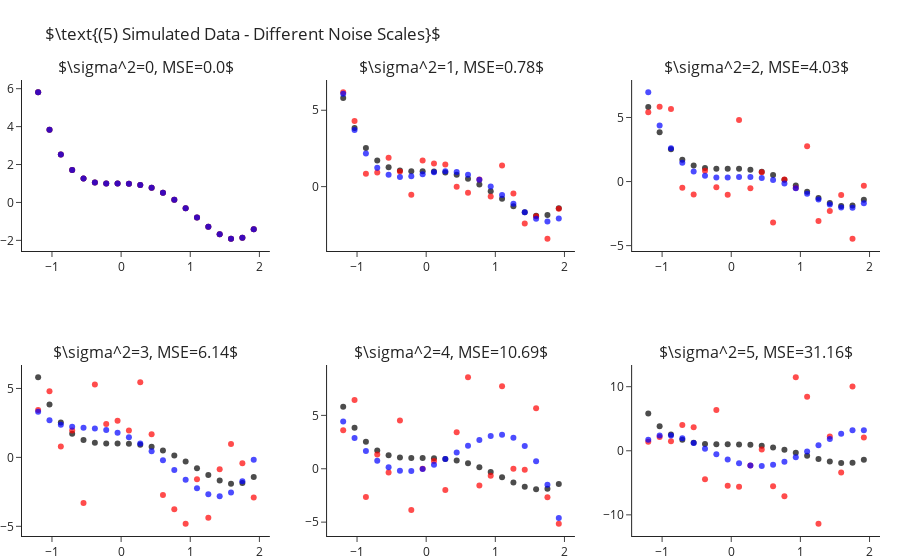

This figure's notebook cell:
### Markdown cell above
How is it that we are able to fit "better" models for $k$s larger than the true one? As we increase $k$ we enable the model
more "degrees of freedom" to try and adapt itself to the observed data. The higher $k$ the more the learner will "go after
the noise" and miss the real signal of the data. In other words, what we have just observed is what is known as **overfitting**.

Later in the course we will learn methods for detection and avoidance of overfitting.


## Fitting Polynomial Over Different Sample Noise Levels

Next, let us set $k=4$ (the true values) and study the outputted models when training over different noise levels. Though
we will only be changing the scale of the noise (i.e. the variance, $\sigma^2$), changing other properties such as its
distribution is interesting too. As we would expect, as we increase the scale of the noise our error increases. We can
observe this also in a visual manner, where the fitted polynomial (in blue) less and less resembles the actual model (in black).

### Code cell
scales = range(6)
fig = make_subplots(2, 3, subplot_titles=list(map(str, scales)))
for i, s in enumerate(scales):
    r,c = i//3+1, i%3+1
    
    y = y_ + np.random.normal(scale=s, size=len(y_))
    y_hat = make_pipeline(PolynomialFeatures(4), LinearRegression(fit_intercept=False)).fit(X, y).predict(X)

    fig.add_traces([go.Scatter(x=x, y=y_, mode="markers", name="Real Points",  marker=dict(color="black", opacity=.7), showlegend=False),
                    go.Scatter(x=x, y=y, mode="markers", name="Observed Points",  marker=dict(color="red", opacity=.7), showlegend=False),
                    go.Scatter(x=x, y=y_hat, mode="markers", name="Predicted Points",  marker=dict(color="blue", opacity=.7), showlegend=False)], rows=r, cols=c)
    fig["layout"]["annotations"][i]["text"] = rf"$\sigma^2={{0}}, MSE={{1}}$".format(s, round(np.mean((y-y_hat)**2), 2))

fig.update_layout(title=r"$\text{(5) Simulated Data - Different Noise Scales}$", margin=dict(t=80)).show()

### Figure 1 — Plotly figure (JSON) as saved in the notebook; plotly's stock layout.template omitted (floating-point values rounded to 4 significant figures)
{"data": [{"marker": {"color": "black", "opacity": 0.7}, "mode": "markers", "name": "Real Points", "showlegend": false, "type": "scatter", "x": [-1.2, -1.036, -0.8718, -0.7077, -0.5436, -0.3795, -0.2154, -0.05128, 0.1128, 0.2769, 0.441, 0.6051, 0.7692, 0.9333, 1.097, 1.262, 1.426, 1.59, 1.754, 1.918], "xaxis": "x", "y": [5.81, 3.838, 2.523, 1.709, 1.261, 1.058, 0.9989, 0.999, 0.9909, 0.9251, 0.769, 0.5078, 0.1439, -0.3028, -0.7951, -1.278, -1.68, -1.912, -1.866, -1.418], "yaxis": "y"}, {"marker": {"color": "red", "opacity": 0.7}, "mode": "markers", "name": "Observed Points", "showlegend": false, "type": "scatter", "x": [-1.2, -1.036, -0.8718, -0.7077, -0.5436, -0.3795, -0.2154, -0.05128, 0.1128, 0.2769, 0.441, 0.6051, 0.7692, 0.9333, 1.097, 1.262, 1.426, 1.59, 1.754, 1.918], "xaxis": "x", "y": [5.81, 3.838, 2.523, 1.709, 1.261, 1.058, 0.9989, 0.999, 0.9909, 0.9251, 0.769, 0.5078, 0.1439, -0.3028, -0.7951, -1.278, -1.68, -1.912, -1.866, -1.418], "yaxis": "y"}, {"marker": {"color": "blue", "opacity": 0.7}, "mode": "markers", "name": "Predicted Points", "showlegend": false, "type": "scatter", "x": [-1.2, -1.036, -0.8718, -0.7077, -0.5436, -0.3795, -0.2154, -0.05128, 0.1128, 0.2769, 0.441, 0.6051, 0.7692, 0.9333, 1.097, 1.262, 1.426, 1.59, 1.754, 1.918], "xaxis": "x", "y": [5.81, 3.838, 2.523, 1.709, 1.261, 1.058, 0.9989, 0.999, 0.9909, 0.9251, 0.769, 0.5078, 0.1439, -0.3028, -0.7951, -1.278, -1.68, -1.912, -1.866, -1.418], "yaxis": "y"}, {"marker": {"color": "black", "opacity": 0.7}, "mode": "markers", "name": "Real Points", "showlegend": false, "type": "scatter", "x": [-1.2, -1.036, -0.8718, -0.7077, -0.5436, -0.3795, -0.2154, -0.05128, 0.1128, 0.2769, 0.441, 0.6051, 0.7692, 0.9333, 1.097, 1.262, 1.426, 1.59, 1.754, 1.918], "xaxis": "x2", "y": [5.81, 3.838, 2.523, 1.709, 1.261, 1.058, 0.9989, 0.999, 0.9909, 0.9251, 0.769, 0.5078, 0.1439, -0.3028, -0.7951, -1.278, -1.68, -1.912, -1.866, -1.418], "yaxis": "y2"}, {"marker": {"color": "red", "opacity": 0.7}, "mode": "markers", "name": "Observed Points", "showlegend": false, "type": "scatter", "x": [-1.2, -1.036, -0.8718, -0.7077, -0.5436, -0.3795, -0.2154, -0.05128, 0.1128, 0.2769, 0.441, 0.6051, 0.7692, 0.9333, 1.097, 1.262, 1.426, 1.59, 1.754, 1.918], "xaxis": "x2", "y": [6.175, 4.302, 0.8417, 0.9193, 1.895, 0.9839, -0.5263, 1.714, 1.515, 1.446, -0.006217, -0.4084, 0.4699, -0.65, 1.379, -0.4458, -2.419, -1.947, -3.41, -1.445], "yaxis": "y2"}, {"marker": {"color": "blue", "opacity": 0.7}, "mode": "markers", "name": "Predicted Points", "showlegend": false, "type": "scatter", "x": [-1.2, -1.036, -0.8718, -0.7077, -0.5436, -0.3795, -0.2154, -0.05128, 0.1128, 0.2769, 0.441, 0.6051, 0.7692, 0.9333, 1.097, 1.262, 1.426, 1.59, 1.754, 1.918], "xaxis": "x2", "y": [6.078, 3.715, 2.163, 1.239, 0.776, 0.6297, 0.6747, 0.8054, 0.9366, 1.003, 0.9579, 0.7768, 0.4535, 0.002202, -0.543, -1.128, -1.679, -2.103, -2.284, -2.091], "yaxis": "y2"}, {"marker": {"color": "black", "opacity": 0.7}, "mode": "markers", "name": "Real Points", "showlegend": false, "type": "scatter", "x": [-1.2, -1.036, -0.8718, -0.7077, -0.5436, -0.3795, -0.2154, -0.05128, 0.1128, 0.2769, 0.441, 0.6051, 0.7692, 0.9333, 1.097, 1.262, 1.426, 1.59, 1.754, 1.918], "xaxis": "x3", "y": [5.81, 3.838, 2.523, 1.709, 1.261, 1.058, 0.9989, 0.999, 0.9909, 0.9251, 0.769, 0.5078, 0.1439, -0.3028, -0.7951, -1.278, -1.68, -1.912, -1.866, -1.418], "yaxis": "y3"}, {"marker": {"color": "red", "opacity": 0.7}, "mode": "markers", "name": "Observed Points", "showlegend": false, "type": "scatter", "x": [-1.2, -1.036, -0.8718, -0.7077, -0.5436, -0.3795, -0.2154, -0.05128, 0.1128, 0.2769, 0.441, 0.6051, 0.7692, 0.9333, 1.097, 1.262, 1.426, 1.59, 1.754, 1.918], "xaxis": "x3", "y": [5.4, 5.829, 5.666, -0.4767, -1.01, 0.8459, -0.4367, -1.029, 4.794, -0.5204, 0.7192, -3.187, 0.1677, -0.5057, 2.757, -3.073, -2.301, -1.048, -4.461, -0.3291], "yaxis": "y3"}, {"marker": {"color": "blue", "opacity": 0.7}, "mode": "markers", "name": "Predicted Points", "showlegend": false, "type": "scatter", "x": [-1.2, -1.036, -0.8718, -0.7077, -0.5436, -0.3795, -0.2154, -0.05128, 0.1128, 0.2769, 0.441, 0.6051, 0.7692, 0.9333, 1.097, 1.262, 1.426, 1.59, 1.754, 1.918], "xaxis": "x3", "y": [6.966, 4.384, 2.606, 1.458, 0.7827, 0.4438, 0.322, 0.3171, 0.3476, 0.3504, 0.2812, 0.1143, -0.1575, -0.5227, -0.951, -1.394, -1.784, -2.035, -2.043, -1.684], "yaxis": "y3"}, {"marker": {"color": "black", "opacity": 0.7}, "mode": "markers", "name": "Real Points", "showlegend": false, "type": "scatter", "x": [-1.2, -1.036, -0.8718, -0.7077, -0.5436, -0.3795, -0.2154, -0.05128, 0.1128, 0.2769, 0.441, 0.6051, 0.7692, 0.9333, 1.097, 1.262, 1.426, 1.59, 1.754, 1.918], "xaxis": "x4", "y": [5.81, 3.838, 2.523, 1.709, 1.261, 1.058, 0.9989, 0.999, 0.9909, 0.9251, 0.769, 0.5078, 0.1439, -0.3028, -0.7951, -1.278, -1.68, -1.912, -1.866, -1.418], "yaxis": "y4"}, {"marker": {"color": "red", "opacity": 0.7}, "mode": "markers", "name": "Observed Points", "showlegend": false, "type": "scatter", "x": [-1.2, -1.036, -0.8718, -0.7077, -0.5436, -0.3795, -0.2154, -0.05128, 0.1128, 0.2769, 0.441, 0.6051, 0.7692, 0.9333, 1.097, 1.262, 1.426, 1.59, 1.754, 1.918], "xaxis": "x4", "y": [3.432, 4.793, 0.7819, 1.956, -3.303, 5.285, 2.417, 2.662, 1.958, 5.459, 1.677, -2.719, -3.76, -4.81, -1.579, -4.383, -0.8653, 0.9743, -0.4175, -2.917], "yaxis": "y4"}, {"marker": {"color": "blue", "opacity": 0.7}, "mode": "markers", "name": "Predicted Points", "showlegend": false, "type": "scatter", "x": [-1.2, -1.036, -0.8718, -0.7077, -0.5436, -0.3795, -0.2154, -0.05128, 0.1128, 0.2769, 0.441, 0.6051, 0.7692, 0.9333, 1.097, 1.262, 1.426, 1.59, 1.754, 1.918], "xaxis": "x4", "y": [3.313, 2.701, 2.375, 2.224, 2.156, 2.097, 1.986, 1.782, 1.46, 1.012, 0.4462, -0.2119, -0.9198, -1.619, -2.232, -2.667, -2.814, -2.547, -1.722, -0.1784], "yaxis": "y4"}, {"marker": {"color": "black", "opacity": 0.7}, "mode": "markers", "name": "Real Points", "showlegend": false, "type": "scatter", "x": [-1.2, -1.036, -0.8718, -0.7077, -0.5436, -0.3795, -0.2154, -0.05128, 0.1128, 0.2769, 0.441, 0.6051, 0.7692, 0.9333, 1.097, 1.262, 1.426, 1.59, 1.754, 1.918], "xaxis": "x5", "y": [5.81, 3.838, 2.523, 1.709, 1.261, 1.058, 0.9989, 0.999, 0.9909, 0.9251, 0.769, 0.5078, 0.1439, -0.3028, -0.7951, -1.278, -1.68, -1.912, -1.866, -1.418], "yaxis": "y5"}, {"marker": {"color": "red", "opacity": 0.7}, "mode": "markers", "name": "Observed Points", "showlegend": false, "type": "scatter", "x": [-1.2, -1.036, -0.8718, -0.7077, -0.5436, -0.3795, -0.2154, -0.05128, 0.1128, 0.2769, 0.441, 0.6051, 0.7692, 0.9333, 1.097, 1.262, 1.426, 1.59, 1.754, 1.918], "xaxis": "x5", "y": [3.602, 6.449, -2.646, 1.327, -0.3559, 4.532, -3.861, 0.01162, 0.7321, -1.999, 3.413, 8.569, -1.567, -0.6605, 7.736, -0.004781, -0.1011, 5.664, -2.664, -5.147], "yaxis": "y5"}, {"marker": {"color": "blue", "opacity": 0.7}, "mode": "markers", "name": "Predicted Points", "showlegend": false, "type": "scatter", "x": [-1.2, -1.036, -0.8718, -0.7077, -0.5436, -0.3795, -0.2154, -0.05128, 0.1128, 0.2769, 0.441, 0.6051, 0.7692, 0.9333, 1.097, 1.262, 1.426, 1.59, 1.754, 1.918], "xaxis": "x5", "y": [4.422, 2.886, 1.657, 0.7416, 0.1356, -0.1751, -0.2138, -0.01428, 0.3804, 0.917, 1.533, 2.155, 2.701, 3.078, 3.184, 2.907, 2.126, 0.7083, -1.487, -4.612], "yaxis": "y5"}, {"marker": {"color": "black", "opacity": 0.7}, "mode": "markers", "name": "Real Points", "showlegend": false, "type": "scatter", "x": [-1.2, -1.036, -0.8718, -0.7077, -0.5436, -0.3795, -0.2154, -0.05128, 0.1128, 0.2769, 0.441, 0.6051, 0.7692, 0.9333, 1.097, 1.262, 1.426, 1.59, 1.754, 1.918], "xaxis": "x6", "y": [5.81, 3.838, 2.523, 1.709, 1.261, 1.058, 0.9989, 0.999, 0.9909, 0.9251, 0.769, 0.5078, 0.1439, -0.3028, -0.7951, -1.278, -1.68, -1.912, -1.866, -1.418], "yaxis": "y6"}, {"marker": {"color": "red", "opacity": 0.7}, "mode": "markers", "name": "Observed Points", "showlegend": false, "type": "scatter", "x": [-1.2, -1.036, -0.8718, -0.7077, -0.5436, -0.3795, -0.2154, -0.05128, 0.1128, 0.2769, 0.441, 0.6051, 0.7692, 0.9333, 1.097, 1.262, 1.426, 1.59, 1.754, 1.918], "xaxis": "x6", "y": [1.4, 2.15, 1.477, 4.009, 3.655, -4.433, 6.353, -5.468, -5.62, -2.313, 0.1826, -5.537, -7.115, 11.47, 8.437, -11.38, 2.242, -3.396, 10.05, 2.064], "yaxis": "y6"}, {"marker": {"color": "blue", "opacity": 0.7}, "mode": "markers", "name": "Predicted Points", "showlegend": false, "type": "scatter", "x": [-1.2, -1.036, -0.8718, -0.7077, -0.5436, -0.3795, -0.2154, -0.05128, 0.1128, 0.2769, 0.441, 0.6051, 0.7692, 0.9333, 1.097, 1.262, 1.426, 1.59, 1.754, 1.918], "xaxis": "x6", "y": [1.712, 2.39, 2.401, 1.946, 1.203, 0.3245, -0.5596, -1.343, -1.944, -2.304, -2.389, -2.187, -1.711, -0.9974, -0.1074, 0.8754, 1.843, 2.664, 3.183, 3.221], "yaxis": "y6"}], "layout": {"annotations": [{"font": {"size": 16}, "showarrow": false, "text": "$\\sigma^2=0, MSE=0.0$", "x": 0.1444, "xanchor": "center", "xref": "paper", "y": 1, "yanchor": "bottom", "yref": "paper"}, {"font": {"size": 16}, "showarrow": false, "text": "$\\sigma^2=1, MSE=0.78$", "x": 0.5, "xanchor": "center", "xref": "paper", "y": 1, "yanchor": "bottom", "yref": "paper"}, {"font": {"size": 16}, "showarrow": false, "text": "$\\sigma^2=2, MSE=4.03$", "x": 0.8556, "xanchor": "center", "xref": "paper", "y": 1, "yanchor": "bottom", "yref": "paper"}, {"font": {"size": 16}, "showarrow": false, "text": "$\\sigma^2=3, MSE=6.14$", "x": 0.1444, "xanchor": "center", "xref": "paper", "y": 0.375, "yanchor": "bottom", "yref": "paper"}, {"font": {"size": 16}, "showarrow": false, "text": "$\\sigma^2=4, MSE=10.69$", "x": 0.5, "xanchor": "center", "xref": "paper", "y": 0.375, "yanchor": "bottom", "yref": "paper"}, {"font": {"size": 16}, "showarrow": false, "text": "$\\sigma^2=5, MSE=31.16$", "x": 0.8556, "xanchor": "center", "xref": "paper", "y": 0.375, "yanchor": "bottom", "yref": "paper"}], "margin": {"t": 80}, "title": {"text": "$\\text{(5) Simulated Data - Different Noise Scales}$"}, "xaxis": {"anchor": "y", "domain": [0, 0.2889]}, "xaxis2": {"anchor": "y2", "domain": [0.3556, 0.6444]}, "xaxis3": {"anchor": "y3", "domain": [0.7111, 1]}, "xaxis4": {"anchor": "y4", "domain": [0, 0.2889]}, "xaxis5": {"anchor": "y5", "domain": [0.3556, 0.6444]}, "xaxis6": {"anchor": "y6", "domain": [0.7111, 1]}, "yaxis": {"anchor": "x", "domain": [0.625, 1]}, "yaxis2": {"anchor": "x2", "domain": [0.625, 1]}, "yaxis3": {"anchor": "x3", "domain": [0.625, 1]}, "yaxis4": {"anchor": "x4", "domain": [0, 0.375]}, "yaxis5": {"anchor": "x5", "domain": [0, 0.375]}, "yaxis6": {"anchor": "x6", "domain": [0, 0.375]}}}
